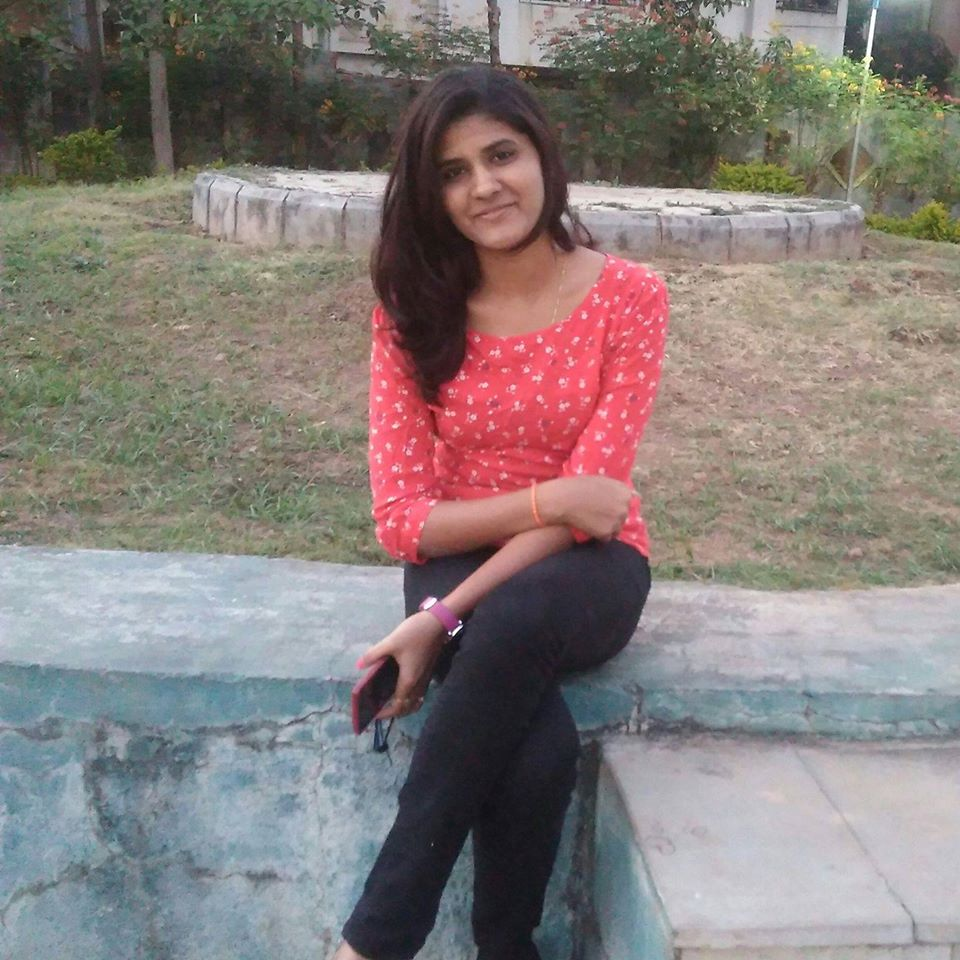
#> input picture PR_DP.jpg, 960 x 960 px
$ python remove_colors.py
#> lines starting #> are read from the running program, lines starting #| are printed output that depends on the picture
import cv2
import numpy as np
import matplotlib.pyplot as plt

img = cv2.imread('PR_DP.jpg')
#> img is the input picture: shape (960, 960, 3); mean B, G, R 122.4, 125.1, 134.1
hsv = cv2.cvtColor(img, cv2.COLOR_BGR2GRAY)
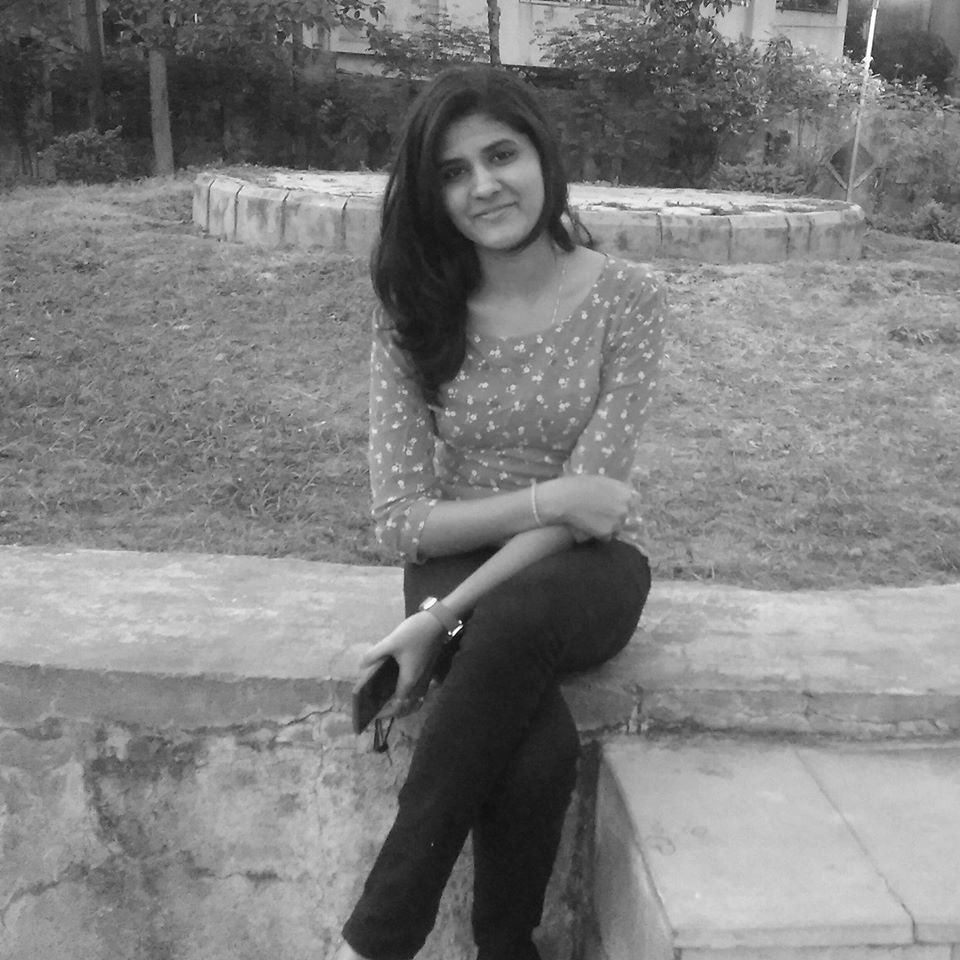
#> hsv: shape (960, 960); min 8, max 255, mean 127.4

rows,cols,ch = img.shape
#> rows = 960; cols = 960; ch = 3

pts1 = np.float32([[50,50],[200,50],[50,200]])
pts2 = np.float32([[10,100],[200,50],[100,250]])

M = cv2.getAffineTransform(pts1,pts2)

dst = cv2.warpAffine(img,M,(cols,rows))
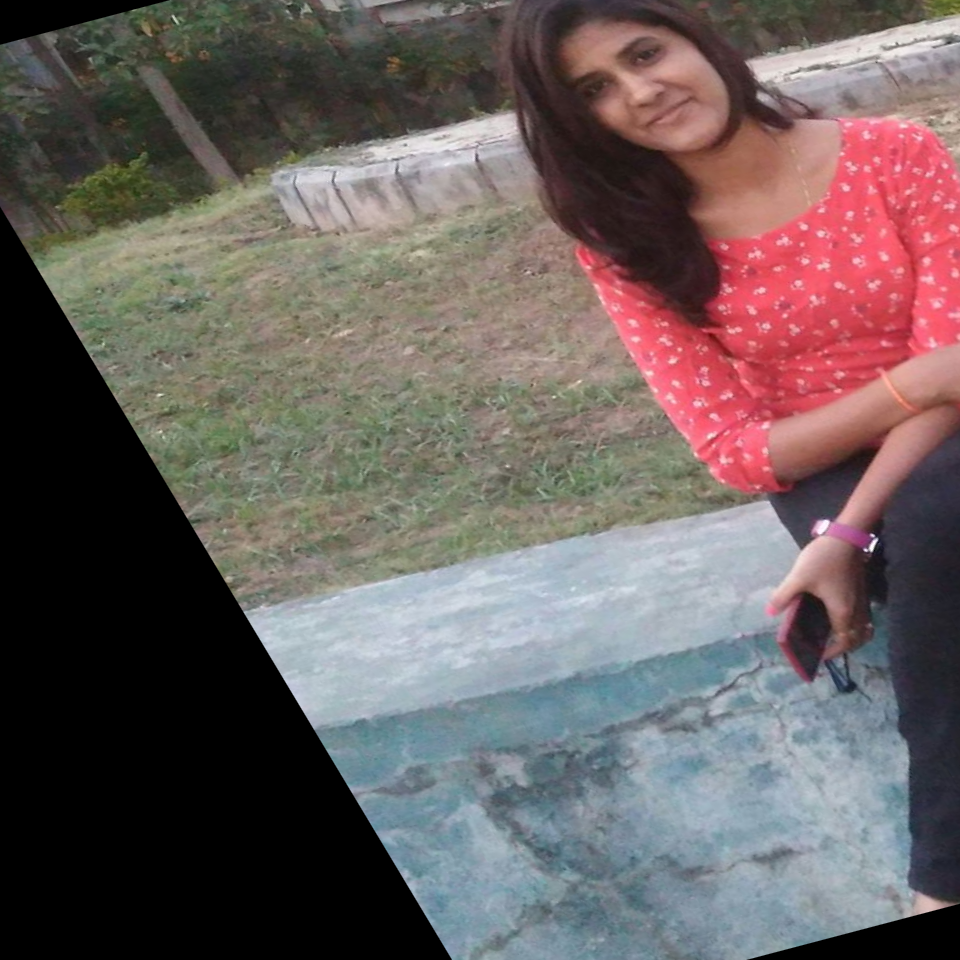
#> dst: shape (960, 960, 3); mean B, G, R 95, 95.9, 106.9

plt.subplot(121),plt.imshow(img),plt.title('Input')
plt.subplot(122),plt.imshow(dst),plt.title('Output')
plt.show()
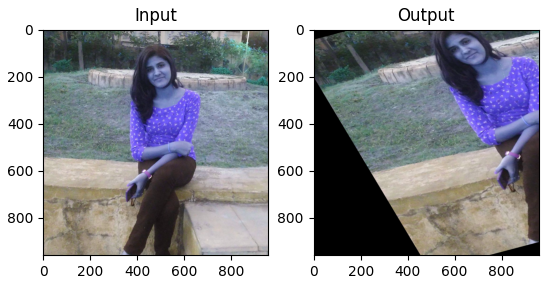
#> figure drawn by matplotlib, 2 panels; B, G, R data is drawn as R, G, B

cv2.imshow('hsv', hsv)
cv2.waitKey(0)
cv2.destroyAllWindows()

$ run again, with 5305d5d579920.JPG copied over PR_DP.jpg
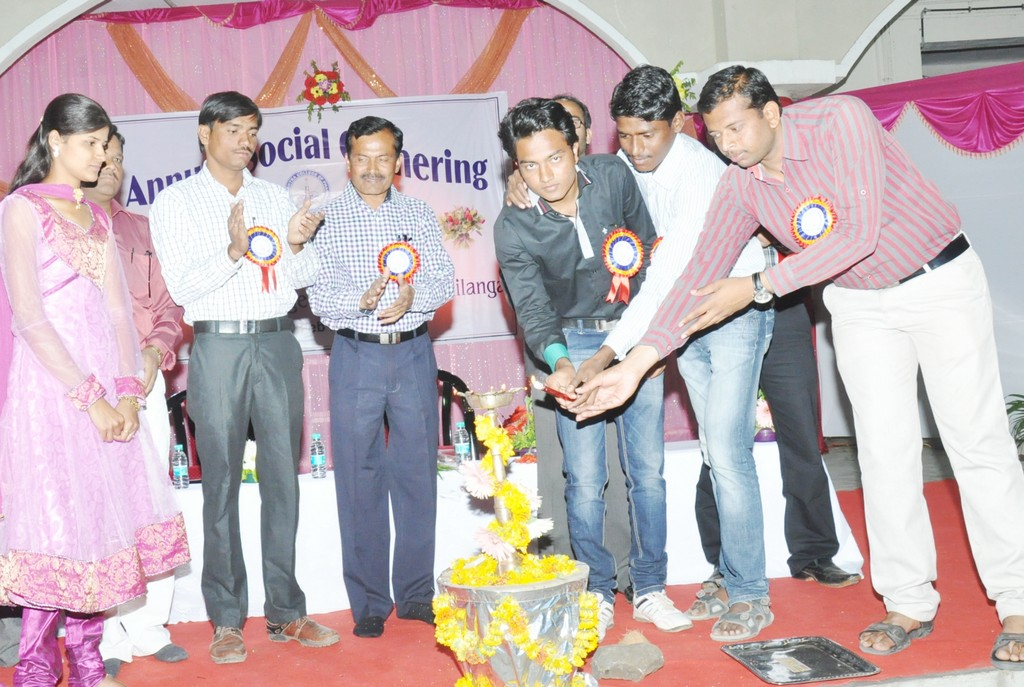
#> input picture 5305d5d579920.JPG, 1024 x 687 px
#> img is the input picture: shape (687, 1024, 3); mean B, G, R 178.1, 174.1, 192
#> `dst = cv2.warpAffine(img,M,(cols,rows))`:
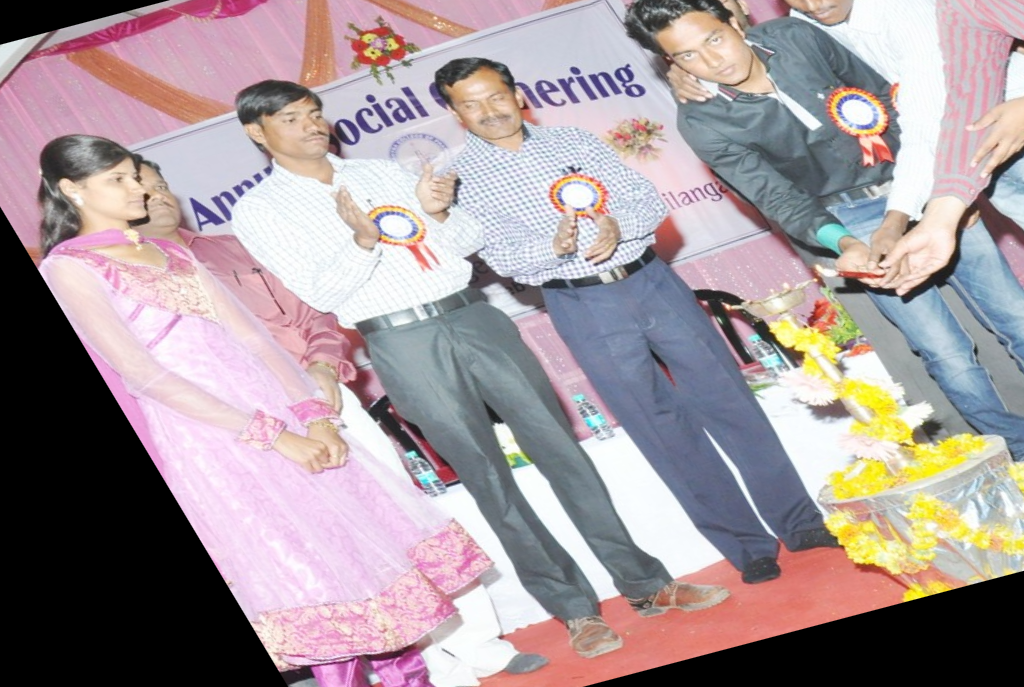
#> dst: shape (687, 1024, 3); mean B, G, R 154.6, 151, 164.5
#> `plt.show()`:
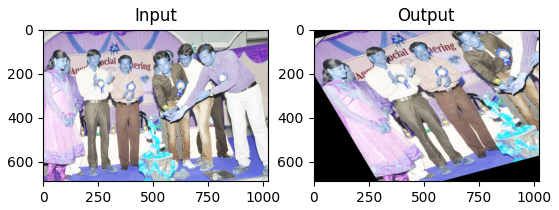
#> figure drawn by matplotlib, 2 panels; B, G, R data is drawn as R, G, B

$ run again, with PriyaClg1.JPG copied over PR_DP.jpg
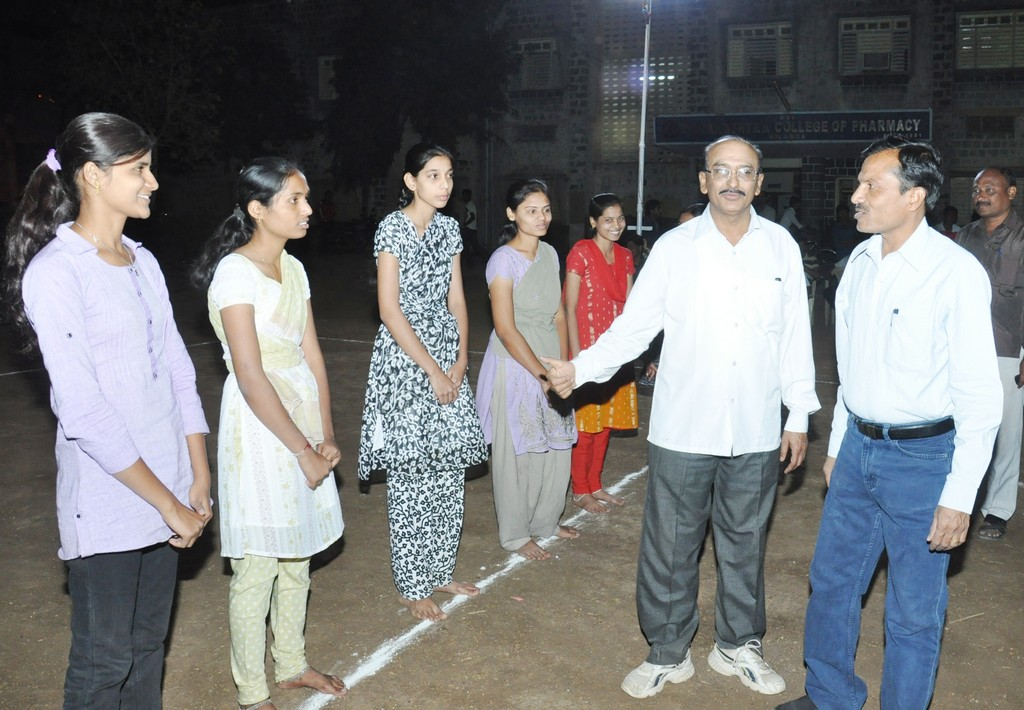
#> input picture PriyaClg1.JPG, 1024 x 710 px
#> img is the input picture: shape (710, 1024, 3); mean B, G, R 118.4, 118, 117.6
#> `dst = cv2.warpAffine(img,M,(cols,rows))`:
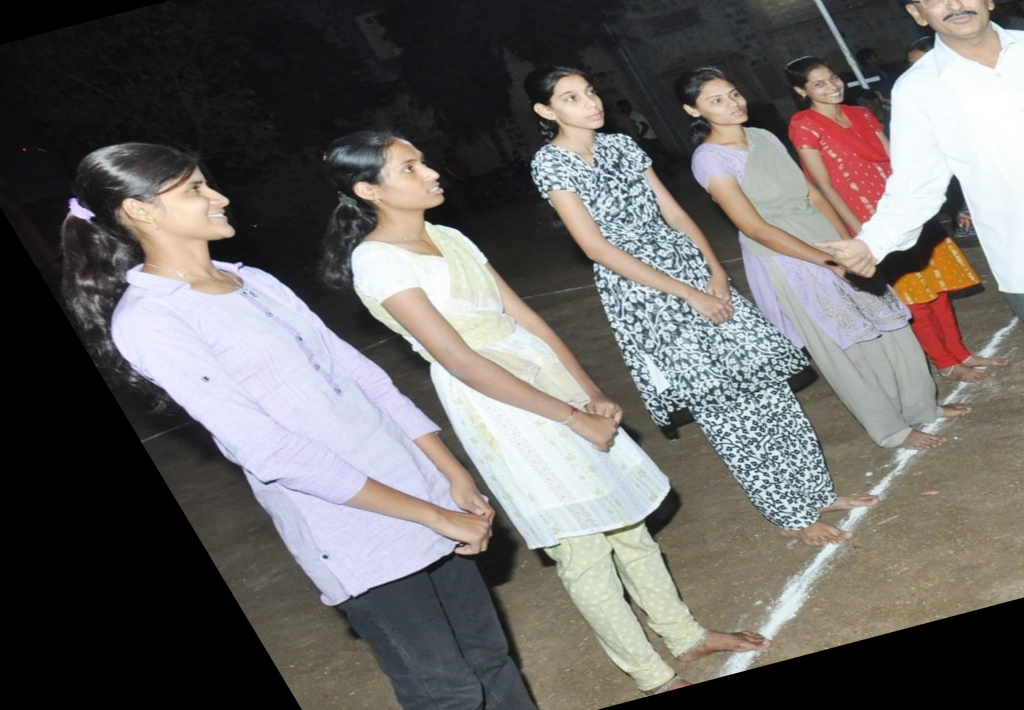
#> dst: shape (710, 1024, 3); mean B, G, R 102.5, 104.3, 107.5
#> `plt.show()`:
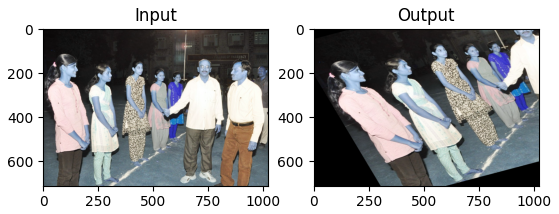
#> figure drawn by matplotlib, 2 panels; B, G, R data is drawn as R, G, B
